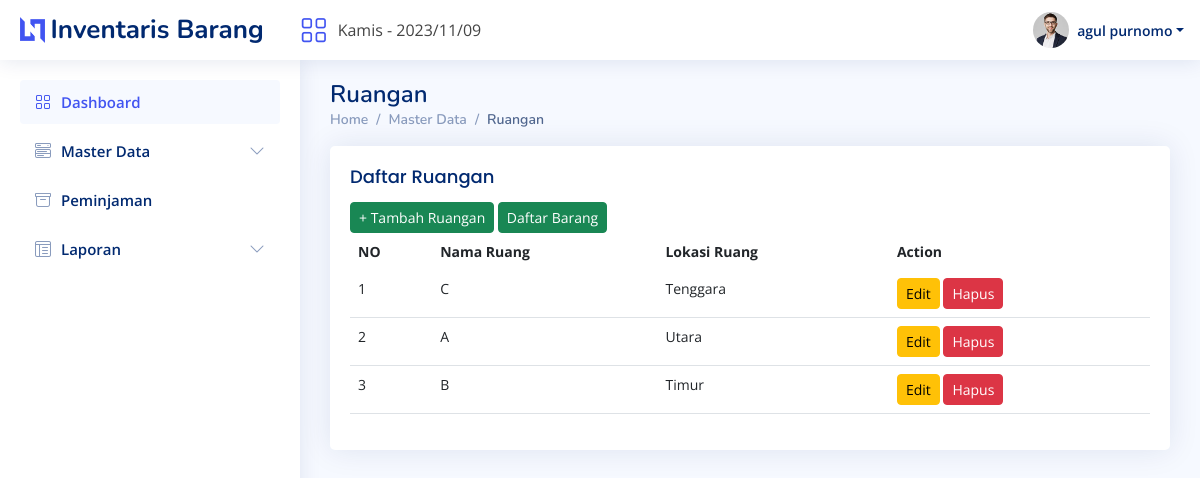
The page /ruangan.php (signed in) on the database its author committed.
### tables this page shows
CREATE TABLE `ruang` (
  `id_ruang` int(11) NOT NULL,
  `nama_ruang` varchar(225) DEFAULT NULL,
  `lokasi_ruang` varchar(255) DEFAULT NULL
);

### ruangan.php (the view, shortened to what this page needs)
<?php
include_once 'header.php';
?>
<main id="main" class="main">
    <div class="pagetitle">
        <h1>Ruangan</h1>
        <nav>
            <ol class="breadcrumb">
                <li class="breadcrumb-item"><a href="?page=dashboard">Home</a></li>
                <li class="breadcrumb-item">Master Data</li>
                <li class="breadcrumb-item active">Ruangan</li>
            </ol>
        </nav>
    </div>
    <section class="section dashboard">
        <div class="row">
            <div class="col-lg-15">
                <div class="row">
                    <div class="col-12">
                        <div class="card recent-sales overflow-auto">
                            <div class="card-body">
                                <h5 class="card-title m-0">Daftar Ruangan </h5>
                                <button class="btn btn-success btn-sm" data-bs-toggle="modal" data-bs-target="#tambahruangan">+ Tambah Ruangan</button>
                                <button onclick="location.href='?page=daftar-barang'" class="btn btn-success btn-sm">Daftar Barang</button>
                                <table class="table table-border datatable">
                                    <thead>
                                        <tr>
                                            <th scope="col">NO</th>
                                            <th scope="col">Nama Ruang</th>
                                            <th scope="col">Lokasi Ruang</th>
                                            <th scope="col">Action</th>
                                        </tr>
                                    </thead>
                                    <tbody>
                                        <?php
                                        $i = 1;
                                        $query = mysqli_query($koneksi, "SELECT * FROM ruang");
                                        while ($data = mysqli_fetch_array($query)) {
                                        ?>
                                            <tr>
                                                <td><?php echo $i++ ?></td>
                                                <td><?php echo $data['nama_ruang'] ?></td>
                                                <td><?php echo $data['lokasi_ruang'] ?></td>
                                                <td>
                                                    <button class="btn btn-warning btn-sm" data-bs-toggle="modal" data-bs-target="#editruangan<?php echo $data['id_ruang'] ?>">Edit</button>
                                                    <button class="btn btn-danger btn-sm" data-bs-toggle="modal" data-bs-target="#hapusruangan<?php echo $data['id_ruang'] ?>">Hapus</button>
                                                </td>
                                            </tr>
                                        <?php
                                        }
                                        ?>
                                    </tbody>
                                </table>
                            </div>
                        </div>
                    </div>
                </div>
            </div>
        </div>
    </section>
</main>

### assets/css/style.css (style rules this page uses)
:root { scroll-behavior: smooth; }
body { font-family: "Open Sans", sans-serif; background: #f6f9ff; color: #444444; }
a { color: #4154f1; text-decoration: none; }
h1, h2, h3, h4, h5, h6 { font-family: "Nunito", sans-serif; }
#main { margin-top: 60px; padding: 20px 30px; transition: all 0.3s; }
.pagetitle { margin-bottom: 10px; }
.pagetitle h1 { font-size: 24px; margin-bottom: 0; font-weight: 600; color: #012970; }
.card { margin-bottom: 30px; border: none; border-radius: 5px; box-shadow: 0px 0 30px rgba(1, 41, 112, 0.1); }
.card-title { padding: 20px 0 15px 0; font-size: 18px; font-weight: 500; color: #012970; font-family: "Poppins", sans-serif; }
.card-body { padding: 0 20px 20px 20px; }
.breadcrumb { font-size: 14px; font-family: "Nunito", sans-serif; color: #899bbd; font-weight: 600; }
.breadcrumb a { color: #899bbd; transition: 0.3s; }
.breadcrumb .breadcrumb-item::before { color: #899bbd; }
.breadcrumb .active { color: #51678f; font-weight: 600; }
@media (min-width: 1200px) { #main, #footer { margin-left: 300px; } }
.dashboard .recent-sales { font-size: 14px; }
.dashboard .recent-sales .table thead { background: #f6f6fe; }
.dashboard .recent-sales .table thead th { border: 0; }

### rows shown on the page
ruang: nama_ruang "C", lokasi_ruang "Tenggara"
ruang: nama_ruang "A", lokasi_ruang "Utara"
ruang: nama_ruang "B", lokasi_ruang "Timur"

### other values the page prints
$today_indo "Kamis"
$_SESSION['user']['nama_user'] "agul purnomo"
